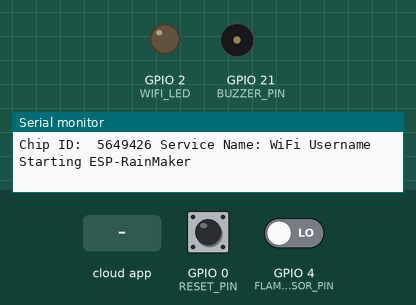
Bench run of a sketch on a simulated ESP32. Shown: output pins drawn as LEDs (lit = HIGH), buzzer (waves = sounding, pin HIGH), the last lines printed to the serial monitor. Inputs (shaded band) come from the test bench; at power-on: GPIO 4 (FLAME_SENSOR_PIN) LOW, GPIO 0 (RESET_PIN) HIGH. WiFi joins after 1.5 s; servers stay silent unless stated. At 13.8 s the program restarts the board; the recording ends there.

Above: at 1.2 s.
1.3 s: the phone or cloud app sets SecuritySwitch to 1
At 1.4 s:
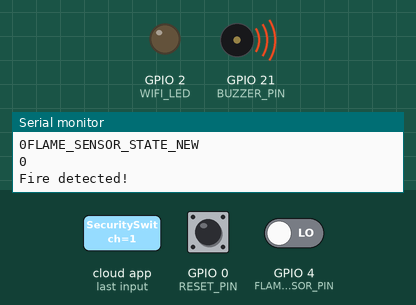
At 2.0 s:
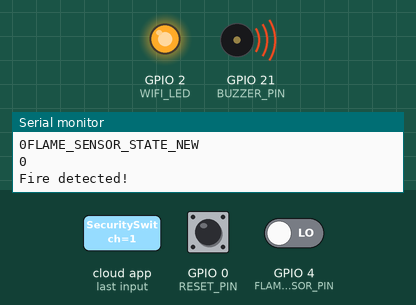
3.0 s: GPIO 4 (FLAME_SENSOR_PIN) driven HIGH
6.0 s: GPIO 0 (RESET_PIN) pulled LOW for 0.15 s
At 8.7 s:
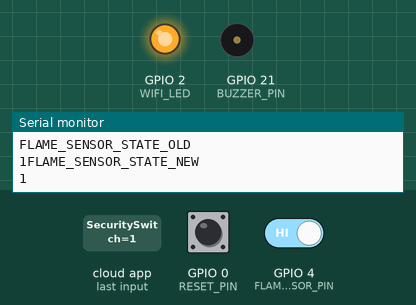
9.1 s: the phone or cloud app sets SecuritySwitch to 0
10.6 s: GPIO 0 (RESET_PIN) pulled LOW for 3.2 s
Timing chart, 0 to 13.6 s (numbered marks = the images above; inputs shaded):
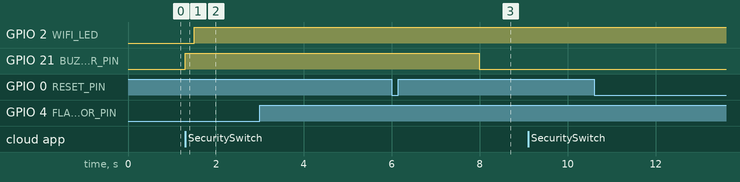

Measured:
- after the input at 1.3 s, GPIO 21 (BUZZER_PIN): LOW → HIGH at once

The sketch:

fire-alarm-security-notification-with-esp-rainmaker.ino
```cpp
/*************************************************************************************************

Tech Trends Shameer
Fire Alarm Security Notification
***********************************************************************************************/


//Board URL: https://raw.githubusercontent.com/espressif/arduino-esp32/gh-pages/package_esp32_index.json

//---------------------------------------------------
#include "RMaker.h"
#include "WiFi.h"
#include "WiFiProv.h"
//---------------------------------------------------
//BLE credentials - no need to change
const char *service_name = "WiFi Username";
const char *pop = "WiFi Password";
//---------------------------------------------------
static uint8_t WIFI_LED   = 2;
static uint8_t RESET_PIN  = 0;
static uint8_t FLAME_SENSOR_PIN    = 4;
static uint8_t BUZZER_PIN = 21;
//---------------------------------------------------
//PIR Motion Sensor
boolean FLAME_SENSOR_STATE_NEW     = LOW;  // current state
boolean FLAME_SENSOR_STATE_OLD     = LOW;  // previous state
//---------------------------------------------------
boolean BUZZER_STATE        = false;
unsigned long buzzer_timer  = 0;
//---------------------------------------------------
char device1[] = "SecuritySwitch";
/*The framework provides some standard device types
//like switch, lightbulb, fan, temperature sensor.*/
static Switch SecuritySwitch(device1, NULL);
/* the current status of the security switch*/
bool SECURITY_STATE = false;
//---------------------------------------------------
uint32_t chipId = 0;
//---------------------------------------------------

/****************************************************************************************************
 * sysProvEvent Function
*****************************************************************************************************/
void sysProvEvent(arduino_event_t *sys_event)
{
    switch (sys_event->event_id) {
        case ARDUINO_EVENT_PROV_START:
#if CONFIG_IDF_TARGET_ESP32
        Serial.printf("\nProvisioning Started with name \"%s\" and PoP \"%s\" on BLE\n", service_name, pop);
        printQR(service_name, pop, "ble");
#else
        Serial.printf("\nProvisioning Started with name \"%s\" and PoP \"%s\" on SoftAP\n", service_name, pop);
        printQR(service_name, pop, "softap");
#endif
        break;
        case ARDUINO_EVENT_WIFI_STA_CONNECTED:
        Serial.printf("\nConnected to Wi-Fi!\n");
        digitalWrite(WIFI_LED, HIGH);
        break;
    }
}

/****************************************************************************************************
 * write_callback Function
*****************************************************************************************************/
void write_callback(Device *device, Param *param, const param_val_t val, void *priv_data, write_ctx_t *ctx)
{
  const char *device_name = device->getDeviceName();
  const char *param_name = param->getParamName();
  //----------------------------------------------------------------------------------
  if(strcmp(device_name, device1) == 0) {

    Serial.printf("SecuritySwitch = %s\n", val.val.b? "true" : "false");

    if(strcmp(param_name, "Power") == 0) {
        Serial.printf("Received value = %s for %s - %s\n",
                      val.val.b? "true" : "false", device_name, param_name);
        SECURITY_STATE = val.val.b;
        param->updateAndReport(val);
        //________________________________________________
        if(SECURITY_STATE == true){
         esp_rmaker_raise_alert("Security is ON");
        }
        else{
          esp_rmaker_raise_alert("Security is OFF");
        }
        //________________________________________________

    }
  }
  //----------------------------------------------------------------------------------
}

/****************************************************************************************************
 * setup Function
*****************************************************************************************************/
void setup(){
  //------------------------------------------------------------------------------
  Serial.begin(115200);
  //------------------------------------------------------------------------------
  pinMode(RESET_PIN, INPUT);
  pinMode(WIFI_LED, OUTPUT);
  digitalWrite(WIFI_LED, LOW);
  //------------------------------------------------------------------------------
  pinMode(BUZZER_PIN, OUTPUT);
  pinMode(FLAME_SENSOR_PIN, INPUT);
  //------------------------------------------------------------------------------
  Node my_node;
  my_node = RMaker.initNode("Tech_Trends_Shameer");
  //------------------------------------------------------------------------------
  //Standard switch device
  SecuritySwitch.addCb(write_callback);
  //------------------------------------------------------------------------------
  //Add switch device to the node
  my_node.addDevice(SecuritySwitch);
  //------------------------------------------------------------------------------
  //This is optional
  RMaker.enableOTA(OTA_USING_PARAMS);
  //If you want to enable scheduling, set time zone for your region using setTimeZone().
  //The list of available values are provided here https://rainmaker.espressif.com/docs/time-service.html
  // RMaker.setTimeZone("Asia/Shanghai");
  // Alternatively, enable the Timezone service and let the phone apps set the appropriate timezone
  RMaker.enableTZService();
  RMaker.enableSchedule();
  //------------------------------------------------------------------------------
  //Service Name
  for(int i=0; i<17; i=i+8) {
    chipId |= ((ESP.getEfuseMac() >> (40 - i)) & 0xff) << i;
  }

  Serial.printf("\nChip ID:  %d Service Name: %s\n", chipId, service_name);
  //------------------------------------------------------------------------------
  Serial.printf("\nStarting ESP-RainMaker\n");
  RMaker.start();
  //------------------------------------------------------------------------------
  WiFi.onEvent(sysProvEvent);
  #if CONFIG_IDF_TARGET_ESP32
    WiFiProv.beginProvision(WIFI_PROV_SCHEME_BLE, WIFI_PROV_SCHEME_HANDLER_FREE_BTDM, WIFI_PROV_SECURITY_1, pop, service_name);
  #else
    WiFiProv.beginProvision(WIFI_PROV_SCHEME_SOFTAP, WIFI_PROV_SCHEME_HANDLER_NONE, WIFI_PROV_SECURITY_1, pop, service_name);
  #endif
  //------------------------------------------------------------------------------
  SecuritySwitch.updateAndReportParam(ESP_RMAKER_DEF_POWER_NAME, false);
  //my_switch1.updateAndReportParam(ESP_RMAKER_DEF_POWER_NAME, STATE_RELAY_1);

  //Serial.printf("Relay2 is %s \n", STATE_RELAY_2? "ON" : "OFF");
  //------------------------------------------------------------------------------
}

/****************************************************************************************************
 * loop Function
*****************************************************************************************************/
void loop()
{
  //------------------------------------------------------------------------------
  // Read GPIO0 (external button to reset device
  if(digitalRead(RESET_PIN) == LOW) { //Push button pressed
    Serial.printf("Reset Button Pressed!\n");
    // Key debounce handling
    delay(100);
    int startTime = millis();
    while(digitalRead(RESET_PIN) == LOW) delay(50);
    int endTime = millis();
    //_______________________________________________________________________
    if ((endTime - startTime) > 10000) {
      // If key pressed for more than 10secs, reset all
      Serial.printf("Reset to factory.\n");
      RMakerFactoryReset(2);
    }
    //_______________________________________________________________________
    else if ((endTime - startTime) > 3000) {
      Serial.printf("Reset Wi-Fi.\n");
      // If key pressed for more than 3secs, but less than 10, reset Wi-Fi
      RMakerWiFiReset(2);
    }
    //_______________________________________________________________________
  }
  //------------------------------------------------------------------------------
  delay(100);

  if (WiFi.status() != WL_CONNECTED){
    //Serial.println("WiFi Not Connected");
    digitalWrite(WIFI_LED, LOW);
  }
  else{
    //Serial.println("WiFi Connected");
    digitalWrite(WIFI_LED, HIGH);
  }
  //------------------------------------------------------------------------------
  detectMotion();
  controlBuzzer();
  //------------------------------------------------------------------------------
}

/****************************************************************************************************
 * PirSensor Function
*****************************************************************************************************/
void detectMotion() {
  if(SECURITY_STATE == true) {
    FLAME_SENSOR_STATE_OLD = FLAME_SENSOR_STATE_NEW; // store old state
    FLAME_SENSOR_STATE_NEW = digitalRead(FLAME_SENSOR_PIN); //read new state
    //------------------------------------------------------------------------
    Serial.println("FLAME_SENSOR_STATE_OLD");
     Serial.print(FLAME_SENSOR_STATE_NEW);
    Serial.println("FLAME_SENSOR_STATE_NEW");
    Serial.println(FLAME_SENSOR_STATE_NEW);
    //if(FLAME_SENSOR_STATE_OLD == LOW && FLAME_SENSOR_STATE_NEW == HIGH) {
      if(FLAME_SENSOR_STATE_NEW == 0) {
      Serial.println("Fire detected!");
      esp_rmaker_raise_alert("Security Alert!Fire is detected.");
      digitalWrite(BUZZER_PIN, HIGH);
      BUZZER_STATE = true;
      buzzer_timer = millis();
    }
    //------------------------------------------------------------------------
  }
}

void controlBuzzer(){
  if (BUZZER_STATE == true) {
    if (millis() - buzzer_timer > 5000) {
      digitalWrite(BUZZER_PIN, LOW);
      BUZZER_STATE = false;
      buzzer_timer = 0;
    }
  }
}
```
